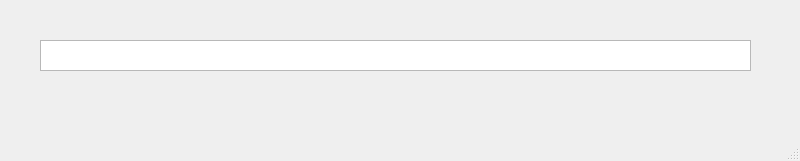
<?xml version="1.0" encoding="UTF-8"?>
<ui version="4.0">
 <class>Recepcion</class>
 <widget class="QMainWindow" name="Recepcion">
  <property name="geometry">
   <rect>
    <x>0</x>
    <y>0</y>
    <width>800</width>
    <height>161</height>
   </rect>
  </property>
  <property name="windowTitle">
   <string>MainWindow</string>
  </property>
  <widget class="QWidget" name="centralwidget">
   <widget class="QPlainTextEdit" name="Recibe">
    <property name="geometry">
     <rect>
      <x>40</x>
      <y>40</y>
      <width>711</width>
      <height>31</height>
     </rect>
    </property>
    <property name="placeholderText">
     <string/>
    </property>
   </widget>
  </widget>
  <widget class="QMenuBar" name="menubar">
   <property name="geometry">
    <rect>
     <x>0</x>
     <y>0</y>
     <width>800</width>
     <height>26</height>
    </rect>
   </property>
  </widget>
  <widget class="QStatusBar" name="statusbar"/>
 </widget>
 <resources/>
 <connections/>
</ui>
